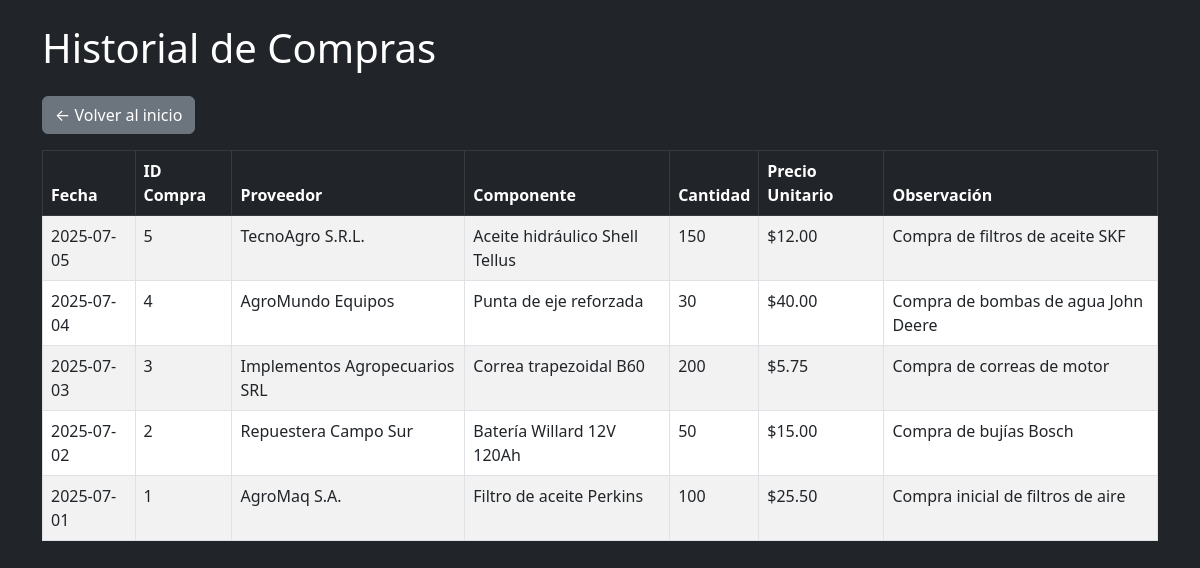
The app's page /historial_compras with its own data.
### tables this page shows
CREATE TABLE compras (
    ID_Compra INTEGER PRIMARY KEY AUTOINCREMENT,
    ID_Proveedor INTEGER NOT NULL,
    ID_Componente INTEGER NOT NULL,
    Cantidad INTEGER NOT NULL,
    Precio_Unitario REAL NOT NULL,
    Fecha TEXT DEFAULT CURRENT_DATE,
    Observacion TEXT,
    FOREIGN KEY (ID_Componente) REFERENCES componentes(ID),
    FOREIGN KEY (ID_Proveedor) REFERENCES proveedores(ID)
);

CREATE TABLE proveedores (
    ID INTEGER PRIMARY KEY AUTOINCREMENT,
    Nombre TEXT,
    Localidad TEXT,
    Contacto TEXT,
    Rubro TEXT,
    Observaciones TEXT,
    Direccion TEXT,
    Telefono TEXT,
    Email TEXT
);

CREATE TABLE componentes (
    ID INTEGER PRIMARY KEY AUTOINCREMENT,
    ID_Componente TEXT NOT NULL UNIQUE,
    Nombre TEXT,
    Tipo TEXT,
    Descripcion TEXT,
    Foto TEXT
);

### app.py (the view)
@app.route('/historial_compras')
def historial_compras():
    conn = get_db_connection()
    compras = conn.execute('''
        SELECT co.Fecha, co.ID_Compra, co.Cantidad, co.Precio_Unitario, co.Observacion,
               c.Nombre AS Nombre_Componente,
               p.Nombre AS Nombre_Proveedor
        FROM compras co
        JOIN componentes c ON co.ID_Componente = c.ID
        JOIN proveedores p ON co.ID_Proveedor = p.ID
        ORDER BY co.Fecha DESC
    ''').fetchall()
    conn.close()
    return render_template('historial_compras.html', compras=compras)

### app.py (called while the page is built)
def get_db_connection():
    conn = sqlite3.connect('mantenimiento_agricola.db', timeout=10)  # Espera hasta 10 segundos
    conn.row_factory = sqlite3.Row
    return conn

### templates/historial_compras.html (shortened to what this page needs)
<!DOCTYPE html>
<html lang="es">
<head>
    <link href="https://cdn.jsdelivr.net/npm/bootstrap@5.3.0/dist/css/bootstrap.min.css" rel="stylesheet">
</head>
<body class="bg-dark text-white">
<div class="container py-4">
    <h1 class="mb-4">Historial de Compras</h1>
    <a href="/" class="btn btn-secondary mb-3">← Volver al inicio</a>
    <table class="table table-bordered table-hover table-striped">
        <thead class="table-dark">
            <tr>
                <th>Fecha</th>
                <th>ID Compra</th>
                <th>Proveedor</th>
                <th>Componente</th>
                <th>Cantidad</th>
                <th>Precio Unitario</th>
                <th>Observación</th>
            </tr>
        </thead>
        <tbody>
            {% for compra in compras %}
            <tr>
                <td>{{ compra['Fecha'] }}</td>
                <td>{{ compra['ID_Compra'] }}</td>
                <td>{{ compra['Nombre_Proveedor'] }}</td>
                <td>{{ compra['Nombre_Componente'] }}</td>
                <td>{{ compra['Cantidad'] }}</td>
                <td>${{ '%.2f' | format(compra['Precio_Unitario']) }}</td>
                <td>{{ compra['Observacion'] }}</td>
            </tr>
            {% endfor %}
        </tbody>
    </table>
</div>
</body>
</html>

### records on screen
compras: Fecha "2025-07-05", ID_Compra "5", Nombre_Proveedor "TecnoAgro S.R.L.", Nombre_Componente "Aceite hidráulico Shell Tellus", Cantidad "150", Precio_Unitario "12.00", Observacion "Compra de filtros de aceite SKF"
compras: Fecha "2025-07-04", ID_Compra "4", Nombre_Proveedor "AgroMundo Equipos", Nombre_Componente "Punta de eje reforzada", Cantidad "30", Precio_Unitario "40.00", Observacion "Compra de bombas de agua John Deere"
compras: Fecha "2025-07-03", ID_Compra "3", Nombre_Proveedor "Implementos Agropecuarios SRL", Nombre_Componente "Correa trapezoidal B60", Cantidad "200", Precio_Unitario "5.75", Observacion "Compra de correas de motor"
compras: Fecha "2025-07-02", ID_Compra "2", Nombre_Proveedor "Repuestera Campo Sur", Nombre_Componente "Batería Willard 12V 120Ah", Cantidad "50", Precio_Unitario "15.00", Observacion "Compra de bujías Bosch"
compras: Fecha "2025-07-01", ID_Compra "1", Nombre_Proveedor "AgroMaq S.A.", Nombre_Componente "Filtro de aceite Perkins", Cantidad "100", Precio_Unitario "25.50", Observacion "Compra inicial de filtros de aire"
